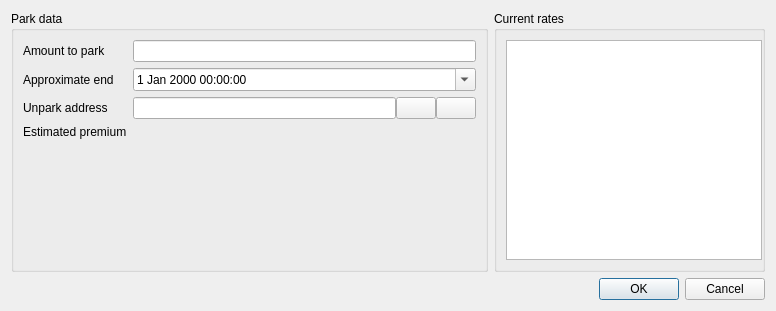
<?xml version="1.0" encoding="UTF-8"?>
<ui version="4.0">
 <class>ParkDialog</class>
 <widget class="QDialog" name="ParkDialog">
  <property name="geometry">
   <rect>
    <x>0</x>
    <y>0</y>
    <width>776</width>
    <height>311</height>
   </rect>
  </property>
  <property name="windowTitle">
   <string>Dialog</string>
  </property>
  <layout class="QVBoxLayout" name="verticalLayout">
   <item>
    <layout class="QHBoxLayout" name="horizontalLayout">
     <item>
      <widget class="QGroupBox" name="groupBox">
       <property name="sizePolicy">
        <sizepolicy hsizetype="Preferred" vsizetype="Preferred">
         <horstretch>1</horstretch>
         <verstretch>0</verstretch>
        </sizepolicy>
       </property>
       <property name="title">
        <string>Park data</string>
       </property>
       <layout class="QFormLayout" name="formLayout">
        <property name="fieldGrowthPolicy">
         <enum>QFormLayout::AllNonFixedFieldsGrow</enum>
        </property>
        <item row="0" column="0">
         <widget class="QLabel" name="label">
          <property name="text">
           <string>Amount to park</string>
          </property>
         </widget>
        </item>
        <item row="2" column="0">
         <widget class="QLabel" name="label_2">
          <property name="text">
           <string>Approximate end</string>
          </property>
         </widget>
        </item>
        <item row="4" column="0">
         <widget class="QLabel" name="label_3">
          <property name="text">
           <string>Unpark address</string>
          </property>
         </widget>
        </item>
        <item row="4" column="1">
         <layout class="QHBoxLayout" name="horizontalLayout_3">
          <property name="spacing">
           <number>0</number>
          </property>
          <item>
           <widget class="QValidatedLineEdit" name="unparkAddress">
            <property name="toolTip">
             <string>enter a NuBits address where un-parked coins will be sent</string>
            </property>
            <property name="maxLength">
             <number>34</number>
            </property>
           </widget>
          </item>
          <item>
           <widget class="QPushButton" name="addressBookButton">
            <property name="toolTip">
             <string>Choose adress from address book</string>
            </property>
            <property name="text">
             <string/>
            </property>
            <property name="icon">
             <iconset resource="../bitcoin.qrc">
              <normaloff>:/icons/address-book</normaloff>:/icons/address-book</iconset>
            </property>
            <property name="shortcut">
             <string>Alt+A</string>
            </property>
            <property name="autoDefault">
             <bool>false</bool>
            </property>
            <property name="flat">
             <bool>false</bool>
            </property>
           </widget>
          </item>
          <item>
           <widget class="QPushButton" name="pasteButton">
            <property name="toolTip">
             <string>Paste address from clipboard</string>
            </property>
            <property name="text">
             <string/>
            </property>
            <property name="icon">
             <iconset resource="../bitcoin.qrc">
              <normaloff>:/icons/editpaste</normaloff>:/icons/editpaste</iconset>
            </property>
            <property name="shortcut">
             <string>Alt+P</string>
            </property>
            <property name="autoDefault">
             <bool>false</bool>
            </property>
           </widget>
          </item>
         </layout>
        </item>
        <item row="5" column="0">
         <widget class="QLabel" name="label_4">
          <property name="text">
           <string>Estimated premium</string>
          </property>
         </widget>
        </item>
        <item row="0" column="1">
         <widget class="BitcoinAmountField" name="amount"/>
        </item>
        <item row="2" column="1">
         <widget class="QDateTimeEdit" name="end">
          <property name="calendarPopup">
           <bool>true</bool>
          </property>
         </widget>
        </item>
        <item row="5" column="1">
         <widget class="QLabel" name="estimatedPremium">
          <property name="text">
           <string/>
          </property>
         </widget>
        </item>
       </layout>
      </widget>
     </item>
     <item>
      <widget class="QGroupBox" name="groupBox_2">
       <property name="sizePolicy">
        <sizepolicy hsizetype="Preferred" vsizetype="Preferred">
         <horstretch>0</horstretch>
         <verstretch>0</verstretch>
        </sizepolicy>
       </property>
       <property name="title">
        <string>Current rates</string>
       </property>
       <layout class="QVBoxLayout" name="verticalLayout_2">
        <property name="rightMargin">
         <number>0</number>
        </property>
        <item>
         <widget class="QTableWidget" name="rates">
          <attribute name="horizontalHeaderStretchLastSection">
           <bool>true</bool>
          </attribute>
          <attribute name="verticalHeaderVisible">
           <bool>false</bool>
          </attribute>
         </widget>
        </item>
       </layout>
      </widget>
     </item>
    </layout>
   </item>
   <item>
    <widget class="QDialogButtonBox" name="buttonBox">
     <property name="orientation">
      <enum>Qt::Horizontal</enum>
     </property>
     <property name="standardButtons">
      <set>QDialogButtonBox::Cancel|QDialogButtonBox::Ok</set>
     </property>
    </widget>
   </item>
  </layout>
 </widget>
 <customwidgets>
  <customwidget>
   <class>BitcoinAmountField</class>
   <extends>QLineEdit</extends>
   <header>bitcoinamountfield.h</header>
   <container>1</container>
  </customwidget>
  <customwidget>
   <class>QValidatedLineEdit</class>
   <extends>QLineEdit</extends>
   <header>qvalidatedlineedit.h</header>
  </customwidget>
 </customwidgets>
 <resources>
  <include location="../bitcoin.qrc"/>
 </resources>
 <connections>
  <connection>
   <sender>buttonBox</sender>
   <signal>accepted()</signal>
   <receiver>ParkDialog</receiver>
   <slot>accept()</slot>
   <hints>
    <hint type="sourcelabel">
     <x>248</x>
     <y>254</y>
    </hint>
    <hint type="destinationlabel">
     <x>157</x>
     <y>274</y>
    </hint>
   </hints>
  </connection>
  <connection>
   <sender>buttonBox</sender>
   <signal>rejected()</signal>
   <receiver>ParkDialog</receiver>
   <slot>reject()</slot>
   <hints>
    <hint type="sourcelabel">
     <x>316</x>
     <y>260</y>
    </hint>
    <hint type="destinationlabel">
     <x>286</x>
     <y>274</y>
    </hint>
   </hints>
  </connection>
 </connections>
</ui>
